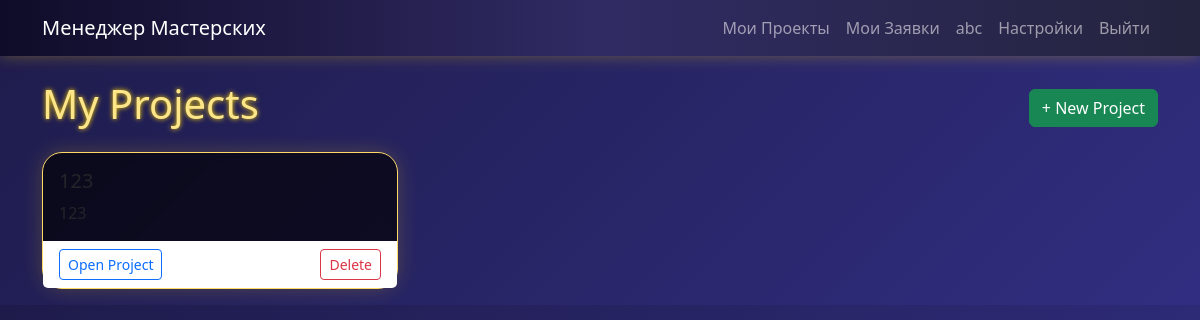
/ (signed in), run on an earlier commit of the app's database.
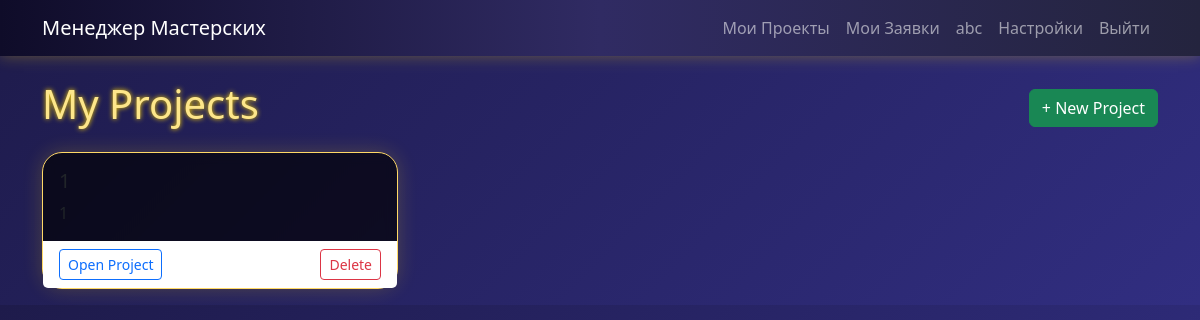
And on a later commit of the database.
### models.py (models this page shows, shortened)
class User(db.Model, UserMixin):
    id = db.Column(db.Integer, primary_key=True)
    username = db.Column(db.String(50), unique=True, nullable=False)
    password = db.Column(db.String(100), nullable=False)
    created_at = db.Column(db.DateTime, default=datetime.utcnow)
    avatar = db.Column(db.String(200), default='default_avatar.png')
    bio = db.Column(db.Text, default='')
    projects = db.relationship('Project', backref='owner', lazy=True)
    theme = db.Column(db.String(20), default='light')
    language = db.Column(db.String(10), default='en')

class Project(db.Model):
    id = db.Column(db.Integer, primary_key=True)
    title = db.Column(db.String(100), nullable=False)
    description = db.Column(db.Text)
    created_at = db.Column(db.DateTime, default=datetime.utcnow)
    user_id = db.Column(db.Integer, db.ForeignKey('user.id'), nullable=False)
    logs = db.relationship('ProjectLog', backref='project', lazy=True)

### app.py (the view)
@app.route('/')
@login_required
def index():
    owned = Project.query.filter_by(user_id=current_user.id).all()
    member_projects = [m.project for m in ProjectMember.query.filter_by(user_id=current_user.id).all()]
    all_projects = owned + [p for p in member_projects if p not in owned]
    return render_template('index.html', projects=all_projects)

### app.py (called while the page is built)
@app.context_processor
def inject_translations():
    lang = 'en'
    if current_user.is_authenticated and hasattr(current_user, 'language'):
        lang = current_user.language
    def translate(key):
        return MESSAGES.get(lang, MESSAGES['en']).get(key, MESSAGES['en'].get(key, key))
    return dict(_=translate, current_lang=lang)

@login_manager.user_loader
def load_user(user_id):
    return User.query.get(int(user_id))

### templates/index.html (shortened to what this page needs)
{% extends "base.html" %}
{% block content %}
<div class="d-flex justify-content-between align-items-center mb-3">
    <h1>My Projects</h1>
    <button type="button" class="btn btn-success" data-bs-toggle="modal" data-bs-target="#createProjectModal">
        + New Project
    </button>
</div>
<div class="row">
    {% for project in projects %}
    <div class="col-md-4 mb-3">
        <div class="card h-100">
            <div class="card-body">
                <h5 class="card-title">{{ project.title }}</h5>
                <p class="card-text">{{ project.description }}</p>
            </div>
            <div class="card-footer bg-white border-0 d-flex justify-content-between">
                <a href="/project/{{ project.id }}" class="btn btn-outline-primary btn-sm">Open Project</a>
                <form action="/project/{{ project.id }}/delete" method="POST" onsubmit="return confirm('Are you sure you want to delete this project and all its files?');">
                    <button type="submit" class="btn btn-outline-danger btn-sm">Delete</button>
                </form>
            </div>
        </div>
    </div>
    {% else %}
    <div class="col-12">
        <div class="alert alert-info">No projects found.</div>
    </div>
    {% endfor %}
</div>
{% endblock %}

### templates/base.html (shortened to what this page needs)
<!DOCTYPE html>
<html lang="{{ current_lang }}">
<head>
    <link href="https://cdn.jsdelivr.net/npm/bootstrap@5.3.0/dist/css/bootstrap.min.css" rel="stylesheet">
    {% if current_user.is_authenticated and current_user.theme %}
        <link rel="stylesheet" href="{{ url_for('serve_theme', filename=current_user.theme + '.css') }}">
    {% else %}
        <link rel="stylesheet" href="{{ url_for('serve_theme', filename='light.css') }}">
    {% endif %}
</head>
<body>
    <nav class="navbar navbar-expand-lg navbar-dark bg-dark">
        <div class="container">
            <a class="navbar-brand" href="/">{{ _('app_name') }}</a>
            <div class="collapse navbar-collapse">
                <ul class="navbar-nav ms-auto">
                    <li class="nav-item"><a class="nav-link" href="/">{{ _('my_projects') }}</a></li>
                    <li class="nav-item"><a class="nav-link" href="/my_requests">{{ _('my_requests') }}</a></li>
                    {% if current_user.is_authenticated %}
                    <li class="nav-item">
                        <a class="nav-link" href="{{ url_for('profile', user_id=current_user.id) }}">{{ current_user.username }}</a>
                    </li>
                    <li class="nav-item"><a class="nav-link" href="/settings">{{ _('settings') }}</a></li>
                    <li class="nav-item"><a class="nav-link" href="/logout">{{ _('logout') }}</a></li>
                    {% endif %}
                </ul>
            </div>
        </div>
    </nav>
    <div class="container mt-4">
        {% block content %}{% endblock %}
    </div>
</body>
</html>

What changed in the data, as far as the page shows it:
changed Project: title "123" → "1"; description "123" → "1"
